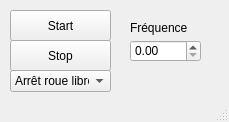
<?xml version="1.0" encoding="UTF-8"?>
<ui version="4.0">
 <class>MainWindow</class>
 <widget class="QMainWindow" name="MainWindow">
  <property name="geometry">
   <rect>
    <x>0</x>
    <y>0</y>
    <width>229</width>
    <height>122</height>
   </rect>
  </property>
  <property name="windowTitle">
   <string>MainWindow</string>
  </property>
  <widget class="QWidget" name="centralWidget">
   <widget class="QPushButton" name="startButton">
    <property name="geometry">
     <rect>
      <x>10</x>
      <y>10</y>
      <width>101</width>
      <height>31</height>
     </rect>
    </property>
    <property name="text">
     <string>Start</string>
    </property>
   </widget>
   <widget class="QPushButton" name="stopButton">
    <property name="geometry">
     <rect>
      <x>10</x>
      <y>40</y>
      <width>101</width>
      <height>31</height>
     </rect>
    </property>
    <property name="text">
     <string>Stop</string>
    </property>
   </widget>
   <widget class="QDoubleSpinBox" name="freqBox">
    <property name="geometry">
     <rect>
      <x>130</x>
      <y>40</y>
      <width>71</width>
      <height>22</height>
     </rect>
    </property>
   </widget>
   <widget class="QComboBox" name="comboBox">
    <property name="geometry">
     <rect>
      <x>10</x>
      <y>70</y>
      <width>101</width>
      <height>22</height>
     </rect>
    </property>
    <item>
     <property name="text">
      <string comment="1">Arrêt roue libre</string>
     </property>
    </item>
    <item>
     <property name="text">
      <string comment="2">Arrêt forcé</string>
     </property>
    </item>
   </widget>
   <widget class="QLabel" name="label">
    <property name="geometry">
     <rect>
      <x>130</x>
      <y>20</y>
      <width>61</width>
      <height>16</height>
     </rect>
    </property>
    <property name="text">
     <string>Fréquence : </string>
    </property>
   </widget>
  </widget>
  <widget class="QStatusBar" name="statusBar"/>
 </widget>
 <layoutdefault spacing="6" margin="11"/>
 <resources/>
 <connections/>
</ui>
